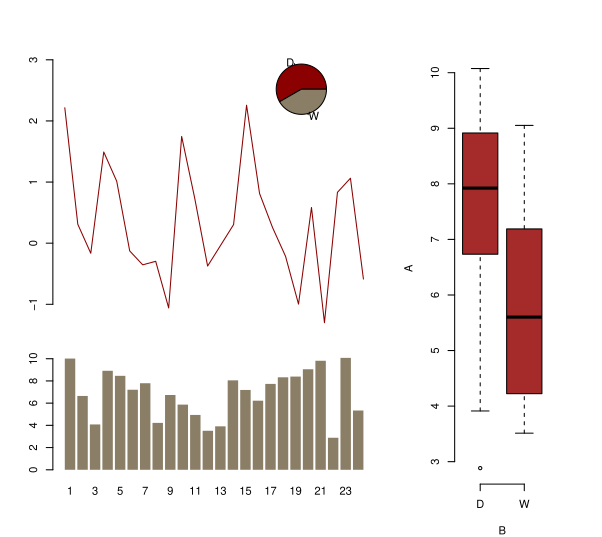

The script that drew this image:
# Design with Layout
library(ggplot2)

#data.dir <- ""
sales <- read.csv(paste0(data.dir,"sales.csv"))

x <- 1:24
y <- rnorm(length(x))
A <- runif(n=length(x), min=2,max=9)
A <- A+y^2
B <- sample(c("D","W"),size = length(x),replace = T)

#Layout design using matrix
M <- matrix(
  c(1,4,3,
    1,1,3,
    2,2,3), nrow = 3, byrow = T
) #byrow fills the matrix row-wise
M

layout(M)
layout.show(n=4) #n signifies the plot divisions

par(mar=c(5,4,4,2))

#default 5,4,4,2
par(mar=c(0,4,4,2),bty="n")
plot(x,y,type="l",xaxt="n",ylab="",xlab = "",
     ylim=c(1.3*min(y),1.3*max(y)), col="darkred")

par(mar=c(5,4,0,2))
barplot(A,names.arg = 1:length(x),border = NA,
        col="wheat4")

par(mar=c(4,4,4,4),bty="n")
boxplot(A~B,col="brown")

pie(table(B),col=c("darkred","wheat4"))



sales$price <- "cheap"
sales$price[sales$unit.price > 10] <- "mid"
sales$price[sales$unit.price > 14] <- "high"


p1<- ggplot(sales)+
  aes(y=income,x=expenses,color=price)+
  geom_point()+
  geom_smooth()+
  theme_minimal()

p2<- ggplot(sales)+
  aes(x=expenses, fill = price)+
  geom_histogram(alpha=0.8)+
  theme_minimal()

library(ggpubr)
ggarrange(p1,p2,nrow=2)

p3<- ggplot(sales)+
  aes(income)+
  geom_boxplot()+
  coord_flip()+
  theme_minimal()

ggarrange(p1,p3,p2,nrow=2,ncol=2)

ggarrange(p1,p3,p2,nrow=2,ncol=2,
         heights=c(1.5,.8),
         widths=c(1.5,.8))

p4<- ggplot(sales)+
  aes(x=rep.region, fill= type)+
  geom_bar(position = "dodge")+
  theme_minimal()


ggarrange(p4,p3,p2,p1,nrow=2,ncol=2,
          heights=c(2.5,1.5),
          widths=c(1.5,.8))

#climateTweets_UseForLecture_25K.csv
fname <-file.choose()
tweets <- read.csv(fname)
summary(tweets)
str(tweets)

tweets$created_at[1:3]


strptime(tweets$created_at[1:3],
         #"Mon Aug 15 13:05:42 +0000 2016"
         "%a %b %d %H:%M:%S +0000 %Y")


#For instance
strptime("Pokemon 1997 was 12/11",
         "Pokemon %Y was %m/%d")

?strptime()

my.dates<- strptime(tweets$created_at,
          "%a %b %d %H:%M:%S +0000 %Y")
#Range- Method 1
max(my.dates) - min(my.dates)

#Range - Method 2
range(my.dates)


as.Date(my.dates)
class(my.dates)


barplot(table(as.Date(my.dates)))

library(lubridate) #helps working with dates
#help(lubridate)
year(my.dates)
barplot(table(hour(my.dates)))
